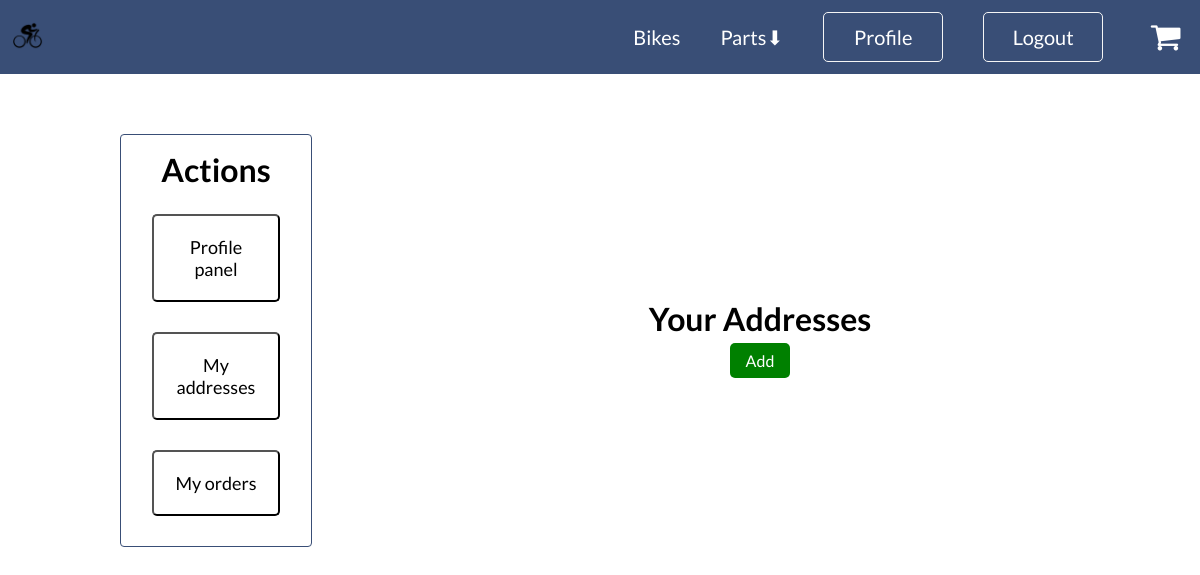
Page /profile/addresses/ (signed in) on the earlier database version.
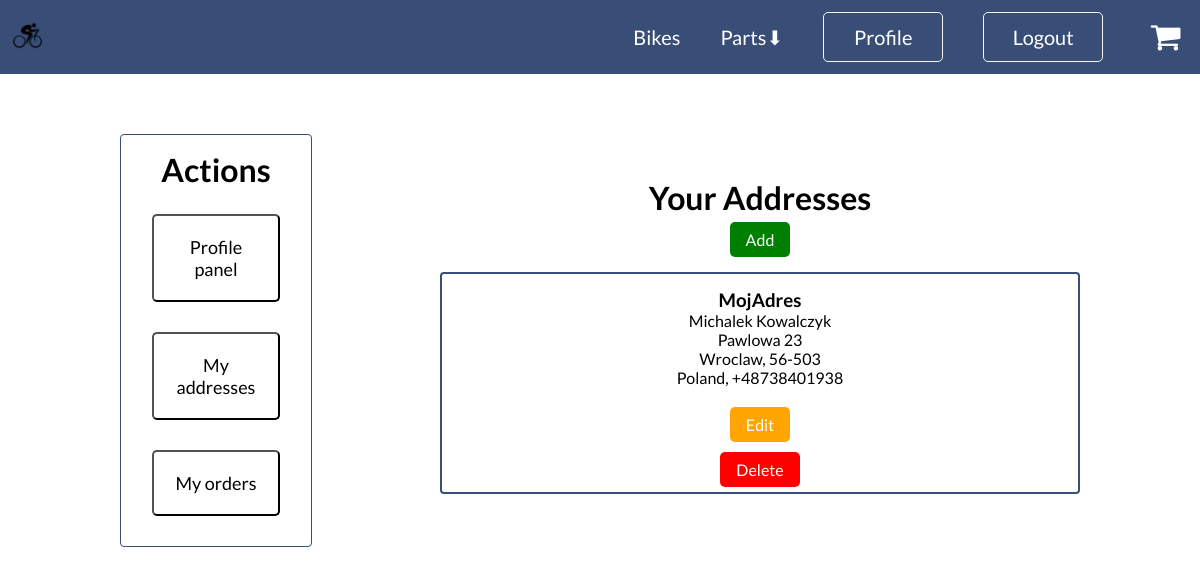
Same page on the later database version.
### users/models.py (models this page shows, shortened)
class Address(models.Model):
    name = models.CharField(max_length=50, unique=True)
    first_name = models.CharField(max_length=30)
    last_name = models.CharField(max_length=30)
    street = models.CharField(max_length=100)
    house = models.CharField(max_length=10)
    apartment = models.CharField(max_length=10, blank=True, null=True)
    postal_code = models.CharField(max_length=10)
    city = models.CharField(max_length=50)
    country = models.CharField(max_length=20)
    phone = PhoneNumberField(unique=True)
    user = models.ForeignKey(User, on_delete=models.CASCADE)

### users/views.py (the view)
# urls.py: path('profile/addresses/', UserAddressesView.as_view(), name='addresses'),
class UserAddressesView(LoginRequiredMixin, ListView):
    model = Address
    template_name = 'users/address.html'
    context_object_name = 'addresses'
    def get_queryset(self):
        return Address.objects.filter(user=self.request.user)

### shop/context_processors.py (called while the page is built)
def products(request):
    categories = Category.objects.exclude(name="Bikes")
    bikes_category = Category.objects.get(name="Bikes")
    return {'categories': categories, 'bikes_category': bikes_category}

### shop/models.py (called while the page is built)
    def get_absolute_url(self):
        return reverse('shop:product-list', args=[self.name.lower()])

### templates/users/address.html
{% extends "base_profile.html" %}
{% block profile_content %}
<h1>Your Addresses</h1>
<a class="add-button" href="{% url 'users:addresses-add' %}" style="background-color: green; color: white;">Add</a>
{% for address in addresses %}
    <div class="address-container">
        <div class="address-element">
            <h3>{{ address.name }}</h3>
            <p>{{ address.first_name }} {{ address.last_name }}</p>
            <p>{{ address.street }} {{ address.house }} {% if address.apartment%}/ {{ address.apartment }} {% endif %}</p>
            <p>{{ address.city }}, {{ address.postal_code }}</p>
            <p>{{ address.country }}, {{ address.phone }}</p>
        </div>
        <a class="add-button" href="{% url 'users:addresses-update' address.id %}" style="background-color: orange; color: white;">Edit</a>
        <form method="POST" action="{% url 'users:addresses-delete' address.id %}">
           {% csrf_token %}<input type="submit" value="Delete">
        </form>
    </div>
{% endfor %}
{% endblock profile_content %}

Differences in the rows shown:
added Address: name "MojAdres", first_name "Michalek", last_name "Kowalczyk", street "Pawlowa", house "23", city "Wroclaw", postal_code "56-503", country "Poland", phone "+48738401938"
